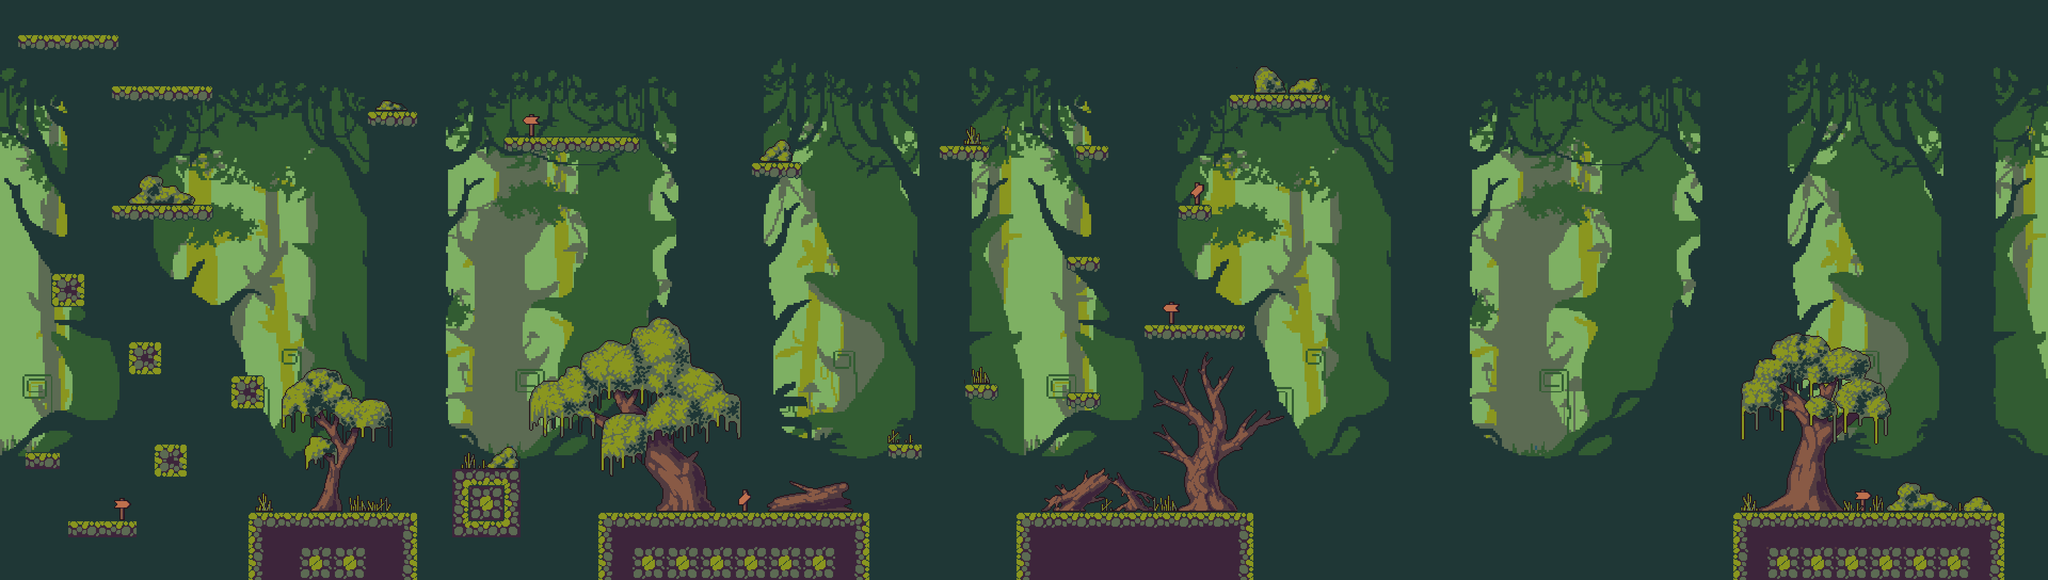

This is a level from a 2D game, rendered from its Tiled map with the project's own tilesets. A one-line summary and the map file follow, with tile-layer data summarised:
An orthogonal 240x68 tile map with 16x16 px tiles, 5 tile layers (Spawn, background, platforms, decor, ...), 2 tilesets and 47 objects (26x platform, 18x pine, player, nut).

<map version="1.10" tiledversion="1.11.2" orientation="orthogonal" renderorder="right-down" width="240" height="68" tilewidth="16" tileheight="16" infinite="0" nextlayerid="11" nextobjectid="73">
 <tileset firstgid="1" name="background1" tilewidth="16" tileheight="16" tilecount="8160" columns="120">
  <image source="../../Resources/Swamp/Background/background1.png" width="1920" height="1088" />
 </tileset>
 <tileset firstgid="8161" name="TilesetSwamp" tilewidth="16" tileheight="16" tilecount="8192" columns="128">
  <image source="../../Resources/Swamp/Tileset/TilesetSwamp.png" width="2048" height="1024" />
 </tileset>
 <layer id="10" name="Spawn" width="240" height="68">
  <data>[16320 cells, 7 non-empty, 1 distinct tile ids]</data>
 </layer>
 <layer id="1" name="background" width="240" height="68">
  <data>[16320 cells, 16320 non-empty, 8160 distinct tile ids]</data>
 </layer>
 <layer id="4" name="platforms" width="240" height="68">
  <data>[16320 cells, 1288 non-empty, 254 distinct tile ids]</data>
 </layer>
 <layer id="8" name="decor" width="240" height="68">
  <data>[16320 cells, 1671 non-empty, 1653 distinct tile ids]</data>
 </layer>
 <layer id="9" name="grass" width="240" height="68">
  <data>[16320 cells, 268 non-empty, 169 distinct tile ids]</data>
 </layer>
 <objectgroup id="6" name="obj">
  <object id="5" name="platform" x="469.333" y="962" width="312" height="50.6667" />
  <object id="6" name="player" x="466.787" y="697.515" />
  <object id="18" name="platform" x="50" y="851.333" width="60" height="25.3333" />
  <object id="19" name="platform" x="128.667" y="980" width="126" height="26.6667" />
  <object id="20" name="platform" x="849.333" y="882.667" width="126" height="39.3333" />
  <object id="21" name="pine" x="147.576" y="958.545" width="20" height="19.3333" />
  <object id="22" x="-46" y="903.333" />
  <object id="23" name="platform" x="244.615" y="642.308" width="55.3846" height="57.6923" />
  <object id="26" name="platform" x="436.154" y="707.692" width="56.9231" height="53.0769" />
  <object id="27" name="platform" x="293.077" y="837.692" width="53.0769" height="52.3077" />
  <object id="29" name="pine" x="76.1538" y="39.2308" width="23.0769" height="19.2308" />
  <object id="31" name="pine" x="346.923" y="131.538" width="27.6923" height="22.3077" />
  <object id="32" name="platform" x="210.769" y="163.846" width="188.462" height="13.8462" />
  <object id="33" name="platform" x="34.6154" y="66.9231" width="186.154" height="15.3846" />
  <object id="35" name="platform" x="1123.64" y="962.727" width="504.545" height="50.9091" />
  <object id="36" name="pine" x="1164.55" y="942.727" width="31.8182" height="26.3636" />
  <object id="37" name="pine" x="59.0909" y="827.273" width="30" height="29.0909" />
  <object id="38" name="pine" x="895.455" y="854.545" width="32.7273" height="32.7273" />
  <object id="39" name="platform" x="100.909" y="517.273" width="53.6364" height="55.4545" />
  <object id="42" name="platform" x="210" y="387.273" width="188.182" height="22.7273" />
  <object id="43" name="pine" x="116.364" y="495.455" width="21.8182" height="20.9091" />
  <object id="45" name="platform" x="1909.09" y="960.909" width="439.091" height="46.3636" />
  <object id="46" name="pine" x="2174.55" y="932.727" width="22.7273" height="20.9091" />
  <object id="48" name="platform" x="1667.27" y="834.545" width="58.1818" height="22.7273" />
  <object id="49" name="pine" x="2058.18" y="938.182" width="19.0909" height="19.0909" />
  <object id="50" name="pine" x="1822.73" y="699.091" width="17.2727" height="18.1818" />
  <object id="51" name="platform" x="1810" y="721.818" width="61.8182" height="22.7273" />
  <object id="53" name="platform" x="1999.09" y="739.091" width="66.3636" height="27.2727" />
  <object id="54" name="platform" x="2145.45" y="610.909" width="186.364" height="25.4545" />
  <object id="55" name="pine" x="2279.09" y="584.545" width="16.3636" height="25.4545" />
  <object id="56" name="pine" x="2431.82" y="160.909" width="18.1818" height="24.5455" />
  <object id="57" name="platform" x="2306.36" y="179.091" width="187.273" height="24.5455" />
  <object id="58" name="platform" x="2210.91" y="386.364" width="57.2727" height="24.5455" />
  <object id="59" name="platform" x="1998.18" y="480.909" width="62.7273" height="25.4545" />
  <object id="60" name="pine" x="2005.45" y="459.091" width="18.1818" height="23.6364" />
  <object id="61" name="pine" x="3654.55" y="941.818" width="18.1818" height="21.8182" />
  <object id="62" name="platform" x="3250.91" y="961.818" width="505.455" height="43.6364" />
  <object id="63" name="pine" x="3464.55" y="944.545" width="18.1818" height="24.5455" />
  <object id="64" name="platform" x="2018.18" y="272.727" width="61.8182" height="29.0909" />
  <object id="65" name="platform" x="1761.82" y="272.727" width="94.5455" height="27.2727" />
  <object id="66" name="pine" x="1780" y="253.636" width="12.7273" height="18.1818" />
  <object id="67" name="platform" x="1412.73" y="305.455" width="90" height="24.5455" />
  <object id="68" name="platform" x="945.455" y="257.273" width="253.636" height="27.2727" />
  <object id="69" name="pine" x="719.091" y="190" width="15.4545" height="22.7273" />
  <object id="70" name="platform" x="688.182" y="210" width="93.6364" height="25.4545" />
  <object id="71" name="pine" x="1095.45" y="240.909" width="14.5455" height="16.3636" />
  <object id="72" name="nut" x="703.5" y="914" />
 </objectgroup>
</map>